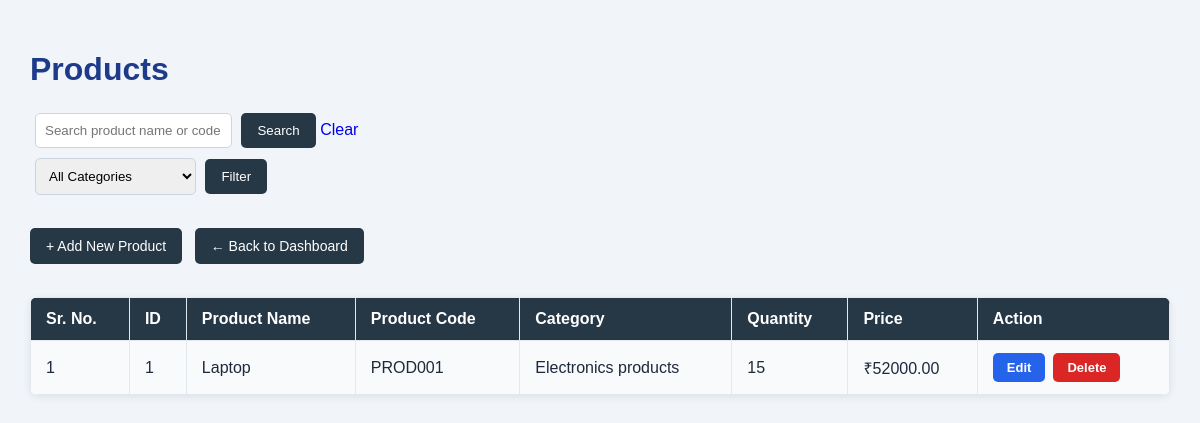
Page /api/products-page/ (signed in) on the earlier database version.
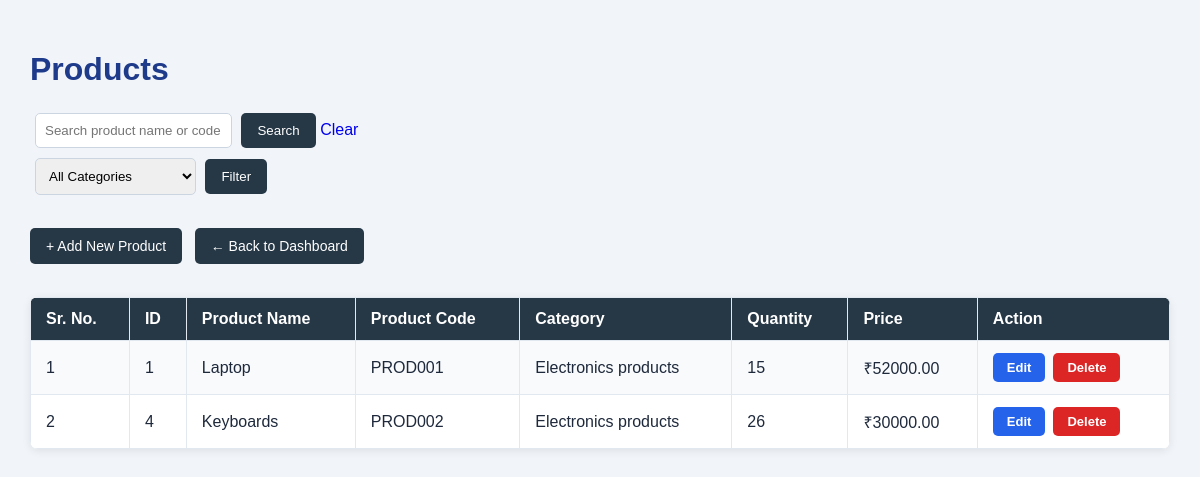
Same page on the later database version.
### manufacturing/models.py (models this page shows, shortened)
class Product(models.Model):
    name = models.CharField(max_length=100)
    product_code = models.CharField(max_length=50, unique=True)
    category = models.ForeignKey(
    Category,
    on_delete=models.CASCADE,
    null=True,
    blank=True
)
    quantity = models.IntegerField(default=0)
    price = models.DecimalField(max_digits=10, decimal_places=2)
    created_at = models.DateTimeField(auto_now_add=True)

class Category(models.Model):
    name = models.CharField(max_length=100, unique=True)

### manufacturing/views.py (the view)
# urls.py: path('products-page/', views.product_page, name='product_page'),
@login_required
def product_page(request):
    search = request.GET.get('search', '')
    selected_category = request.GET.get('category', '')
    products = Product.objects.all()
    if search:
        products = products.filter(
            name__icontains=search
        ) | products.filter(
            product_code__icontains=search
        )
    if selected_category:
        products = products.filter(category_id=selected_category)
    categories = Category.objects.all()
    return render(request, 'products.html', {
        'products': products,
        'search': search,
        'categories': categories,
        'selected_category': selected_category
    })

### manufacturing/templates/products.html (shortened to what this page needs)
<!DOCTYPE html>
<html>
<head>
</head>
<body>
    <h1>Products</h1>
    <form method="GET">
        <input
            type="text"
            name="search"
            placeholder="Search product name or code"
            value="{{ search }}"
        >
        <button type="submit">Search</button>
        <a href="{% url 'product_page' %}">Clear</a>
    </form>
    <form method="GET">
        <select name="category">
            <option value="">All Categories</option>
        </select>
        <button type="submit">Filter</button>
    </form>
    <br>
    <a href="{% url 'add_product' %}" class="button">
        + Add New Product
    </a>
    <a href="{% url 'dashboard' %}" class="button">
        ← Back to Dashboard
    </a>
    <br><br>
    <table>
        <tr>
            <th>Sr. No.</th>
            <th>ID</th>
            <th>Product Name</th>
            <th>Product Code</th>
            <th>Category</th>
            <th>Quantity</th>
            <th>Price</th>
            <th>Action</th>
        </tr>
        {% for product in products %}
        <tr>
            <td>{{ forloop.counter }}</td>
            <td>{{ product.id }}</td>
            <td>{{ product.name }}</td>
            <td>{{ product.product_code }}</td>
            <td>{{ product.category.name }}</td>
            <td>{{ product.quantity }}</td>
            <td>₹{{ product.price }}</td>
            <td>
                <div class="action-buttons">
                    <a
                        href="{% url 'edit_product' product.id %}"
                        class="action-btn edit-btn">
                        Edit
                    </a>
                    <a
                        href="{% url 'delete_product' product.id %}"
                        class="action-btn delete-btn"
                        onclick="return confirm('Are you sure you want to delete this product?');">
                        Delete
                    </a>
                </div>
            </td>
        </tr>
        {% empty %}
        <tr>
            <td colspan="8" style="text-align: center;">
                No products found.
            </td>
        </tr>
        {% endfor %}
    </table>
</body>
</html>

### manufacturing/templates/products.html (style rules this page uses)
* { box-sizing: border-box; }
body { font-family: Arial, sans-serif; background: #f1f5f9; margin: 0; padding: 30px; color: #1e293b; }
h1 { color: #1e3a8a; margin-bottom: 20px; }
table { width: 100%; border-collapse: collapse; background: white; border-radius: 8px; overflow: hidden; box-shadow: 0 2px 8px #00000015; }
th, td { padding: 12px 15px; border: 1px solid #e2e8f0; text-align: left; }
th { background: #263746; color: white; }
tr:nth-child(even) { background: #f8fafc; }
input, select { padding: 9px; margin: 5px; border: 1px solid #cbd5e1; border-radius: 5px; }
button, input[type="submit"] { background: #263746; color: white; padding: 10px 16px; border: none; border-radius: 5px; cursor: pointer; transition: background 0.3s; }
a { text-decoration: none; }
.button { display: inline-block; padding: 10px 16px; margin: 10px 8px 15px 0; background: #263746; color: white; border-radius: 5px; font-size: 14px; transition: background 0.3s; }
.action-buttons { display: flex; align-items: center; gap: 8px; white-space: nowrap; }
.action-btn { display: inline-block; padding: 7px 14px; border-radius: 5px; color: white; font-size: 13px; font-weight: bold; text-align: center; transition: background 0.3s, transform 0.2s; }
.edit-btn { background: #2563eb; }
.delete-btn { background: #dc2626; }

Differences in the rows shown:
added Product: id "4", name "Keyboards", product_code "PROD002", category.name "Electronics products", quantity "26", price "30000.00"
